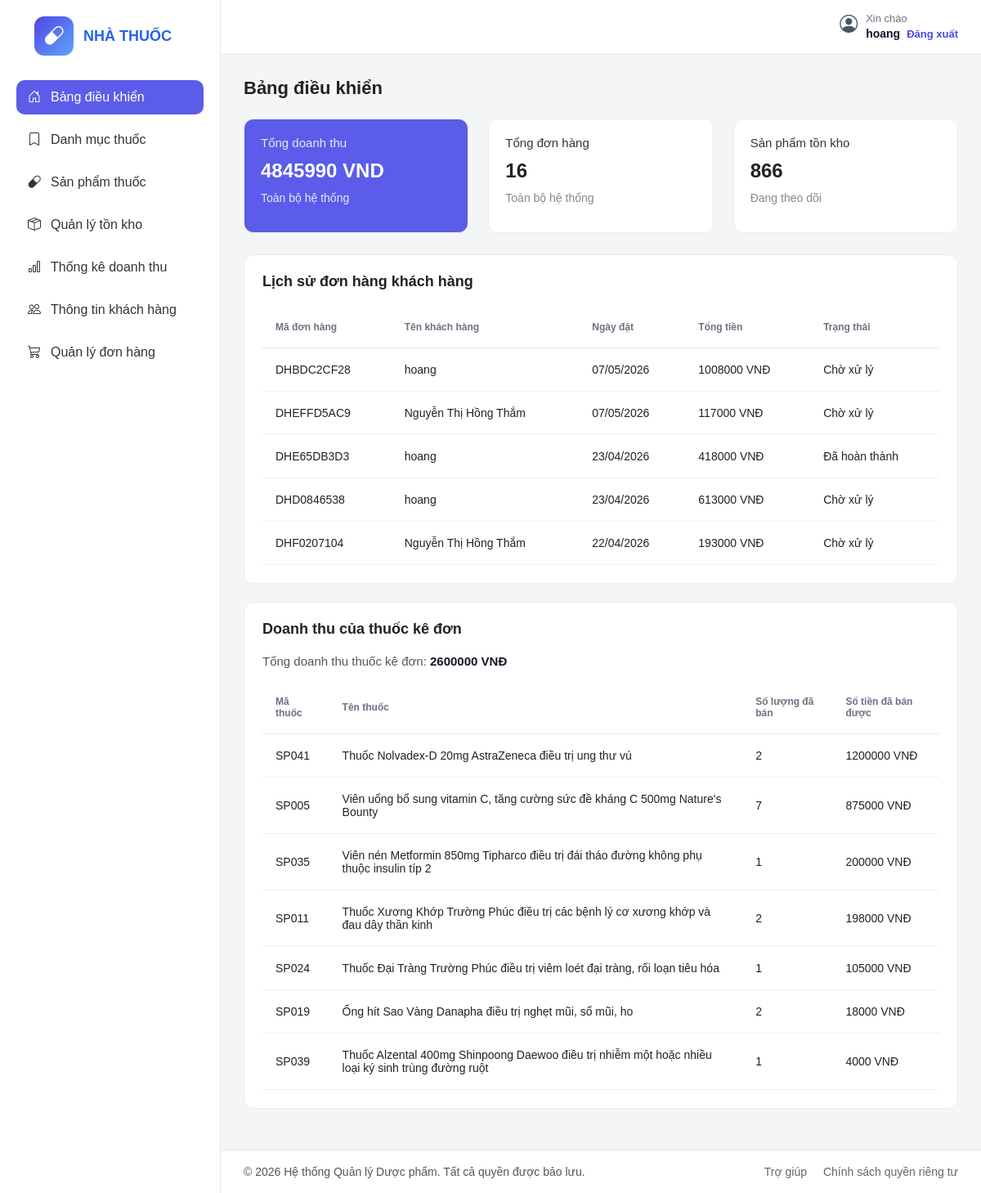
The page /dashboard/ (signed in) on the database its author committed.
### core/models.py (models this page shows, shortened)
class Order(models.Model):
    STATUS_CHOICES = [
        ('pending', 'Chờ xử lý'),
        ('confirmed', 'Đã xác nhận'),
        ('completed', 'Đã hoàn thành'),
        ('cancelled', 'Đã hủy'),
    ]
    PAYMENT_CHOICES = [
        ('cash', 'Thanh toán tiền mặt'),
        ('bank', 'Thanh toán chuyển khoản'),
    ]
    customer = models.ForeignKey(Customer, on_delete=models.CASCADE)
    code = models.CharField(max_length=20, unique=True)
    status = models.CharField(max_length=20, choices=STATUS_CHOICES, default='pending')
    receiver_name = models.CharField(max_length=100)
    receiver_phone = models.CharField(max_length=20)
    delivery_address = models.CharField(max_length=255)
    subtotal = models.DecimalField(max_digits=12, decimal_places=2, default=0)
    note = models.TextField(blank=True)
    payment_method = models.CharField(max_length=20, choices=PAYMENT_CHOICES, default='cash')
    created_at = models.DateTimeField(auto_now_add=True)

class Customer(models.Model):
    user = models.OneToOneField(User, on_delete=models.CASCADE)
    full_name = models.CharField(max_length=100)
    address = models.CharField(max_length=255, blank=True)
    phone = models.CharField(max_length=20)
    avatar = models.ImageField(upload_to='avatars/', blank=True, null=True)

class Product(models.Model):
    MEDICINE_TYPE_CHOICES = [
        ('prescription', 'Thuốc kê đơn'),
        ('non_prescription', 'Thuốc không kê đơn'),
    ]
    category = models.ForeignKey(Category, on_delete=models.CASCADE)
    proid = models.CharField(max_length=20, unique=True)
    name = models.TextField()
    description = models.TextField(blank=True)
    image = models.ImageField(upload_to='products/', blank=True, null=True)
    unit = models.CharField(max_length=50)
    price = models.DecimalField(max_digits=12, decimal_places=2)
    medicine_type = models.CharField(
        max_length=30,
        choices=MEDICINE_TYPE_CHOICES,
        default='non_prescription',
        verbose_name='Loại thuốc'
    )

### core/views.py (the view)
# urls.py: path('dashboard/', views.dashboard, name='dashboard'),
@login_required
@user_passes_test(is_admin)
def dashboard(request):
    total_revenue = Order.objects.aggregate(total=Sum('subtotal'))['total'] or 0
    total_orders = Order.objects.count()
    total_stock = Inventory.objects.aggregate(total=Sum('quantity'))['total'] or 0
    recent_orders = Order.objects.select_related('customer').all().order_by('-created_at')[:5]
    revenue_expr = ExpressionWrapper(
        F('quantity') * F('unit_price'),
        output_field=DecimalField(max_digits=12, decimal_places=2)
    )
    prescription_revenue_table = (
        OrderItem.objects
        .filter(product__medicine_type='prescription')
        .exclude(order__status='cancelled')
        .values('product__proid', 'product__name')
        .annotate(
            total_quantity=Sum('quantity'),
            total_revenue=Sum(revenue_expr)
        )
        .order_by('-total_revenue')
    )
    total_prescription_revenue = (
        OrderItem.objects
        .filter(product__medicine_type='prescription')
        .exclude(order__status='cancelled')
        .aggregate(total=Sum(revenue_expr))['total'] or 0
    )
    return render(request, 'admin_panel/index.html', {
        'total_revenue': total_revenue,
        'total_orders': total_orders,
        'total_stock': total_stock,
        'recent_orders': recent_orders,
        'prescription_revenue_table': prescription_revenue_table,
        'total_prescription_revenue': total_prescription_revenue,
    })

### core/views.py (called while the page is built)
def is_admin(user):
    return user.is_staff

### templates/admin_panel/index.html (shortened to what this page needs)
{% load static %}
<!DOCTYPE html>
<html lang="vi">
<head>
  <link rel="stylesheet" href="{% static 'css/index.css' %}" />
  <link rel="stylesheet" href="https://cdn.jsdelivr.net/npm/bootstrap-icons@1.11.3/font/bootstrap-icons.min.css" />
</head>
<body>
  <div class="container">
    <aside class="sidebar">
      <div class="logo">
        <div class="logo-icon">
          <i class="bi bi-capsule"></i>
        </div>
        <div>
          <h2>NHÀ THUỐC</h2>
        </div>
      </div>
      <ul class="menu">
        <li class="active"><a href="{% url 'dashboard' %}"><i class="bi bi-house-door"></i> Bảng điều khiển</a></li>
        <li><a href="{% url 'admin_categories' %}"><i class="bi bi-bookmark"></i> Danh mục thuốc</a></li>
        <li><a href="{% url 'admin_products' %}"><i class="bi bi-capsule"></i> Sản phẩm thuốc</a></li>
        <li><a href="{% url 'admin_inventory' %}"><i class="bi bi-box-seam"></i> Quản lý tồn kho</a></li>
        <li><a href="{% url 'admin_statistics' %}"><i class="bi bi-bar-chart"></i> Thống kê doanh thu</a></li>
        <li><a href="{% url 'admin_customers' %}"><i class="bi bi-people"></i> Thông tin khách hàng</a></li>
        <li><a href="{% url 'admin_orders' %}"><i class="bi bi-cart3"></i>Quản lý đơn hàng</a></li>
      </ul>
    </aside>
    <main class="main-content">
      <header class="topbar">
        <div class="topbar-right">
          <div class="user-info user-info-vertical">
            <i class="bi bi-person-circle"></i>
            <div>
              <span>Xin chào</span>
              <strong>{{ user.get_full_name|default:user.username }}</strong>
              <a href="{% url 'logout' %}" class="logout-link">Đăng xuất</a>
            </div>
          </div>
        </div>
      </header>
      <section class="dashboard">
        <h1>Bảng điều khiển</h1>
        <div class="stats">
          <div class="card card-highlight">
            <p>Tổng doanh thu</p>
            <h2>{{ total_revenue|floatformat:0 }} VND</h2>
            <span>Toàn bộ hệ thống</span>
          </div>
          <div class="card">
            <p>Tổng đơn hàng</p>
            <h2>{{ total_orders }}</h2>
            <span>Toàn bộ hệ thống</span>
          </div>
          <div class="card">
            <p>Sản phẩm tồn kho</p>
            <h2>{{ total_stock }}</h2>
            <span>Đang theo dõi</span>
          </div>
        </div>
        <div class="table-card">
          <h2>Lịch sử đơn hàng khách hàng</h2>
          <table>
            <thead>
              <tr>
                <th>Mã đơn hàng</th>
                <th>Tên khách hàng</th>
                <th>Ngày đặt</th>
                <th>Tổng tiền</th>
                <th>Trạng thái</th>
              </tr>
            </thead>
            <tbody>
              {% for order in recent_orders %}
              <tr>
                <td>{{ order.code }}</td>
                <td>{{ order.customer.full_name }}</td>
                <td>{{ order.created_at|date:"d/m/Y" }}</td>
                <td>{{ order.subtotal|floatformat:0 }} VNĐ</td>
                <td>{{ order.get_status_display }}</td>
              </tr>
              {% endfor %}
            </tbody>
          </table>
        </div>
        <div class="table-card">
          <h2>Doanh thu của thuốc kê đơn</h2>
          <p class="table-note">
            Tổng doanh thu thuốc kê đơn:
            <strong>{{ total_prescription_revenue|floatformat:0 }} VNĐ</strong>
          </p>
          <table>
            <thead>
            <tr>
            <th>Mã thuốc</th>
              <th>Tên thuốc</th>
              <th>Số lượng đã bán</th>
              <th>Số tiền đã bán được</th>
            </tr>
          </thead>
          <tbody>
            {% for item in prescription_revenue_table %}
            <tr>
              <td>{{ item.product__proid }}</td>
              <td>{{ item.product__name }}</td>
              <td>{{ item.total_quantity }}</td>
              <td>{{ item.total_revenue|floatformat:0 }} VNĐ</td>
            </tr>
            {% empty %}
            <tr>
              <td colspan="4" class="empty-row">Chưa có doanh thu từ thuốc kê đơn.</td>
            </tr>
            {% endfor %}
          </tbody>
        </table>
      </div>
      </section>
      <footer class="footer">
        <p>© 2026 Hệ thống Quản lý Dược phẩm. Tất cả quyền được bảo lưu.</p>
        <div class="footer-links">
          <a href="#">Trợ giúp</a>
          <a href="#">Chính sách quyền riêng tư</a>
        </div>
      </footer>
    </main>
  </div>
</body>
</html>

### rows shown on the page
Order: code "DHBDC2CF28", customer.full_name "hoang", created_at "07/05/2026", subtotal "1008000", status "Chờ xử lý"
Order: code "DHEFFD5AC9", customer.full_name "Nguyễn Thị Hồng Thắm", created_at "07/05/2026", subtotal "117000", status "Chờ xử lý"
Order: code "DHE65DB3D3", customer.full_name "hoang", created_at "23/04/2026", subtotal "418000", status "Đã hoàn thành"
Order: code "DHD0846538", customer.full_name "hoang", created_at "23/04/2026", subtotal "613000", status "Chờ xử lý"
Order: code "DHF0207104", customer.full_name "Nguyễn Thị Hồng Thắm", created_at "22/04/2026", subtotal "193000", status "Chờ xử lý"
Product: product__proid "SP041", product__name "Thuốc Nolvadex-D 20mg AstraZeneca điều trị ung thư vú", total_quantity "2", total_revenue "1200000"
Product: product__proid "SP005", product__name "Viên uống bổ sung vitamin C, tăng cường sức đề kháng C 500mg Nature's Bounty", total_quantity "7", total_revenue "875000"
Product: product__proid "SP035", product__name "Viên nén Metformin 850mg Tipharco điều trị đái tháo đường không phụ thuộc insulin típ 2", total_quantity "1", total_revenue "200000"
Product: product__proid "SP011", product__name "Thuốc Xương Khớp Trường Phúc điều trị các bệnh lý cơ xương khớp và đau dây thần kinh", total_quantity "2", total_revenue "198000"
Product: product__proid "SP024", product__name "Thuốc Đại Tràng Trường Phúc điều trị viêm loét đại tràng, rối loạn tiêu hóa", total_quantity "1", total_revenue "105000"
Product: product__proid "SP019", product__name "Ống hít Sao Vàng Danapha điều trị nghẹt mũi, sổ mũi, ho", total_quantity "2", total_revenue "18000"
Product: product__proid "SP039", product__name "Thuốc Alzental 400mg Shinpoong Daewoo điều trị nhiễm một hoặc nhiều loại ký sinh trùng đường ruột", total_quantity "1", total_revenue "4000"

### other values the page prints
{{ user.get_full_name|default:user.username }} "hoang"
{{ total_revenue|floatformat:0 }} "4845990"
{{ total_orders }} "16"
{{ total_stock }} "866"
{{ total_prescription_revenue|floatformat:0 }} "2600000"
